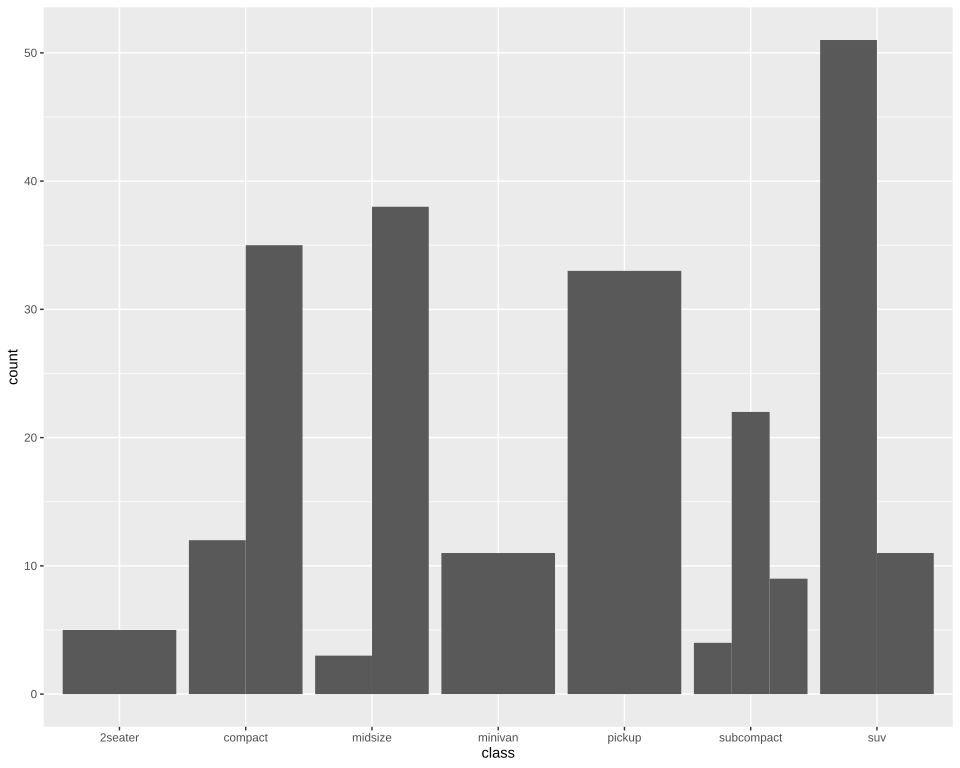

Reproduce this figure in R.
# The plot test/golden/dodge.svg draws, drawn by ggplot2 itself, as ggplot2's own visual tests draw
# their snapshots: the independent check on that golden whenever it changes. The suite never runs
# this; it needs R, ggplot2 and vdiffr, which Docker's r-base image installs. From the repository's
# root:
#
#   docker run --rm -v "$PWD/test/golden":/golden:ro r-base:latest bash -c \
#     'apt-get update -qq && apt-get install -y -qq r-cran-ggplot2 r-cran-vdiffr >/dev/null 2>&1 &&
#      Rscript /golden/dodge.R' > dodge.ggplot2.svg
#
# and compare the two drawings element by element, as test/golden/point.R describes:
#
#   elements() { grep -E "^<(rect x|circle|polygon|polyline|text)" "$1" |
#     sed -e 's/font-family: [^;]*;//' -e 's/ stroke: #000000;//' -e 's/ fill: none;//'; }
#   diff <(elements dodge.ggplot2.svg) <(elements test/golden/dodge.svg)
#
# mpg's classes counted by drive train, dodged: grey bars side by side, since fill is not mapped
# yet. First checked with ggplot2 4.0.3 and vdiffr 1.0.9: every element and clip path matches but
# svglite's around the whole drawing, and the one departure is test/golden/point.R's, the x axis
# drawn before the y.

library(ggplot2)

plot <- ggplot(mpg, aes(class, group = drv)) + geom_bar(position = "dodge") + theme_gray()

file <- tempfile(fileext = ".svg")
vdiffr::write_svg(plot, file)
cat(readLines(file), sep = "\n")
